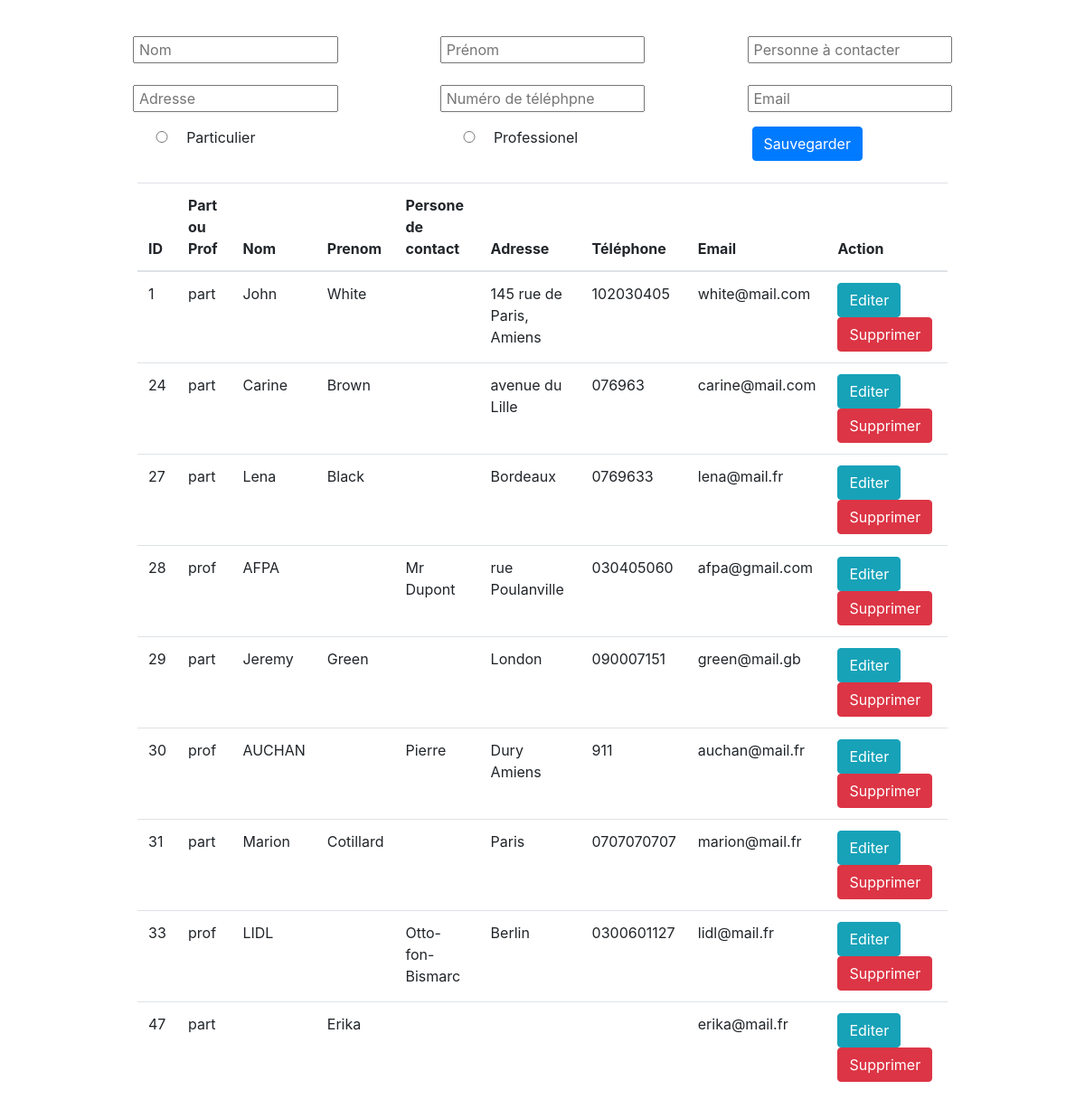
Screenshot of /oto/index.php with the database file from the repository.
### tables this page shows
CREATE TABLE IF NOT EXISTS `clients` (
  `client_id` int NOT NULL AUTO_INCREMENT,
  `part_ou_prof` varchar(20) NOT NULL,
  `client_nom` varchar(100) NOT NULL,
  `client_prenom` varchar(30) NOT NULL,
  `person_contact` varchar(50) NOT NULL,
  `client_adress` varchar(200) NOT NULL,
  `client_num_tel` varchar(10) NOT NULL,
  `client_email` varchar(30) NOT NULL,
  PRIMARY KEY (`client_id`),
  UNIQUE KEY `client_nom` (`client_nom`)
);

### oto/script.php (called while the page is built, shortened)
<?php
$update = false;
$client_nom = '';
$client_prenom = '';
$person_contact = '';
$client_adress = '';
$client_num_tel= '';
$client_email = '';
$part_ou_prof = '';
?>

### oto/index.php (the view, shortened to what this page needs)
<!DOCTYPE html>
<html lang="fr">
<head>
    <link rel="stylesheet" href="https://cdn.jsdelivr.net/npm/bootstrap@4.5.3/dist/css/bootstrap.min.css">
</head>
<body class="body">
    <?php require_once 'script.php';?>
    <?php
            $mysqli = new mysqli('localhost','root','','oto') or die(mysqli_error($mysqli));
            $result = $mysqli->query("SELECT * FROM clients") or die($mysqli->error);
        ?>
        <form action ="script.php" method="POST">
            <div class="form-group">
                <div class="form-row justify-content-between">
                    <input class="col-3" type="text" value="<?php echo $client_nom; ?>" name="nom" id="client_nom" placeholder="Nom">
                    <input class="col-3" type="text" value="<?php echo $client_prenom; ?>"  name="prenom" id="client_prenom" placeholder="Prénom">
                    <input class="col-3" type="text" value="<?php echo $person_contact; ?>"  name="contact" id="person_contact" placeholder="Personne à contacter">
                </div><br>
                <div class="form-row justify-content-between">
                    <input class="col-3" type="text" value="<?php echo $client_adress; ?>"  name="adress" id="client_adress" placeholder="Adresse">
                    <input class="col-3" type="text" value="<?php echo $client_num_tel; ?>"  name="num_tel" id="client_num_tel" placeholder="Numéro de téléphpne">
                    <input class="col-3" type="text" value="<?php echo $client_email; ?>"  name="email" id="client_email" placeholder="Email">
                </div>
            </div>
            <div class="form-row justify-content-between">
                <div class="col-3">
                    <input class="col-3" type="radio" value="part" name="part_prof" id="part_ou_prof" <?php if($part_ou_prof == 'part'): echo 'checked'; endif;?>>Particulier</input>
                </div>
                <div class="col-3">
                    <input class="col-3" type="radio" value="prof" name="part_prof" id="part_ou_prof" <?php if($part_ou_prof == 'prof'): echo 'checked'; endif;?>>Professionel</input>
                </div>
                <div class="col-3">
                    <?php
                    if ($update == true):
                    ?>
                    <button type="submit" class="btn btn-info" name="update">Mettre à jour</button>
                    <?php else: ?>
                    <button type="submit" class="btn btn-primary" name="save">Sauvegarder</button>
                    <?php endif; ?>
                </div>
            </div>
        </form><br>
        <table class="table">
                <thead>
                    <tr>
                        <th>ID</th>
                        <th>Part ou Prof</th>
                        <th>Nom</th>
                        <th>Prenom</th>
                        <th>Persone de contact</th>
                        <th>Adresse</th>
                        <th>Téléphone</th>
                        <th>Email</th>
                        <th>Action</th>
                    </tr>
                </thead>
                <?php
                    while($row = $result->fetch_assoc()): ?>
                    <tr>
                        <td><?php echo $row['client_id']; ?></td>
                        <td><?php echo $row['part_ou_prof']; ?></td>
                        <td><?php echo $row['client_nom']; ?></td>
                        <td><?php echo $row['client_prenom']; ?></td>
                        <td><?php echo $row['person_contact']; ?></td>
                        <td><?php echo $row['client_adress']; ?></td>
                        <td><?php echo $row['client_num_tel']; ?></td>
                        <td><?php echo $row['client_email']; ?></td>
                        <td>
                            <a href="index.php?edit=<?php echo $row['client_id']; ?>"
                                class="btn btn-info">Editer</a>
                            <a href="index.php?delete=<?php echo $row['client_id']; ?>"
                                class="btn btn-danger">Supprimer</a>
                        </td>
                    </tr>
                <?php endwhile; ?>
        </table>
</body>
</html>

### oto/index.php (style rules this page uses)
html, body { width: 90%; margin: 0 auto; padding: 20px; }

### rows the page displays
clients: client_id "1", part_ou_prof "part", client_nom "John", client_prenom "White", client_adress "145 rue de Paris, Amiens", client_num_tel "102030405", client_email "white@mail.com"
clients: client_id "24", part_ou_prof "part", client_nom "Carine", client_prenom "Brown", client_adress "avenue du Lille", client_num_tel "076963", client_email "carine@mail.com"
clients: client_id "27", part_ou_prof "part", client_nom "Lena", client_prenom "Black", client_adress "Bordeaux", client_num_tel "0769633", client_email "lena@mail.fr"
clients: client_id "28", part_ou_prof "prof", client_nom "AFPA", person_contact "Mr Dupont", client_adress "rue Poulanville", client_num_tel "030405060", client_email "afpa@gmail.com"
clients: client_id "29", part_ou_prof "part", client_nom "Jeremy", client_prenom "Green", client_adress "London", client_num_tel "090007151", client_email "green@mail.gb"
clients: client_id "30", part_ou_prof "prof", client_nom "AUCHAN", person_contact "Pierre", client_adress "Dury Amiens", client_num_tel "911", client_email "auchan@mail.fr"
clients: client_id "31", part_ou_prof "part", client_nom "Marion", client_prenom "Cotillard", client_adress "Paris", client_num_tel "0707070707", client_email "marion@mail.fr"
clients: client_id "33", part_ou_prof "prof", client_nom "LIDL", person_contact "Otto-fon-Bismarc", client_adress "Berlin", client_num_tel "0300601127", client_email "lidl@mail.fr"
clients: client_id "47", part_ou_prof "part", client_prenom "Erika", client_email "erika@mail.fr"
